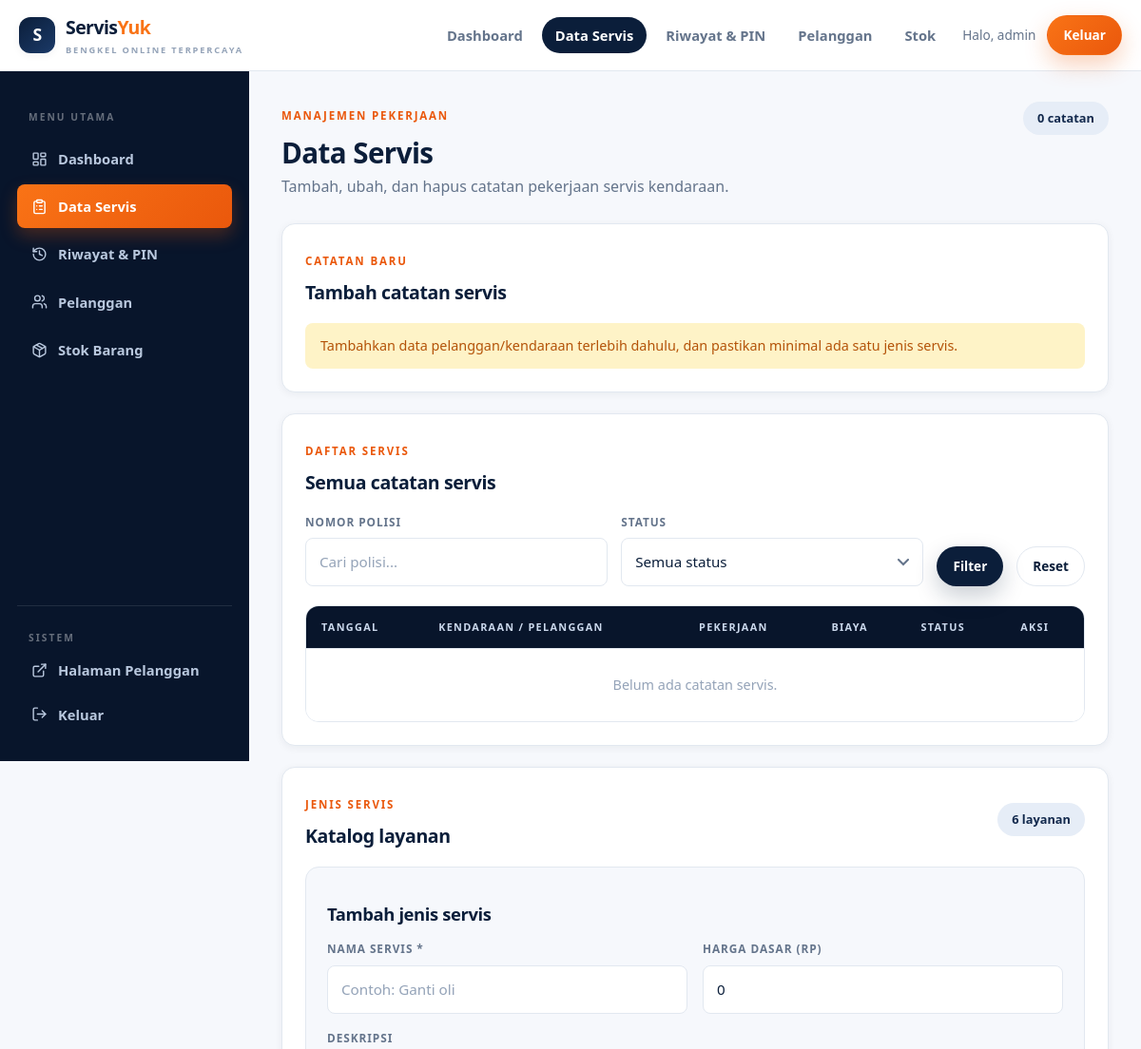
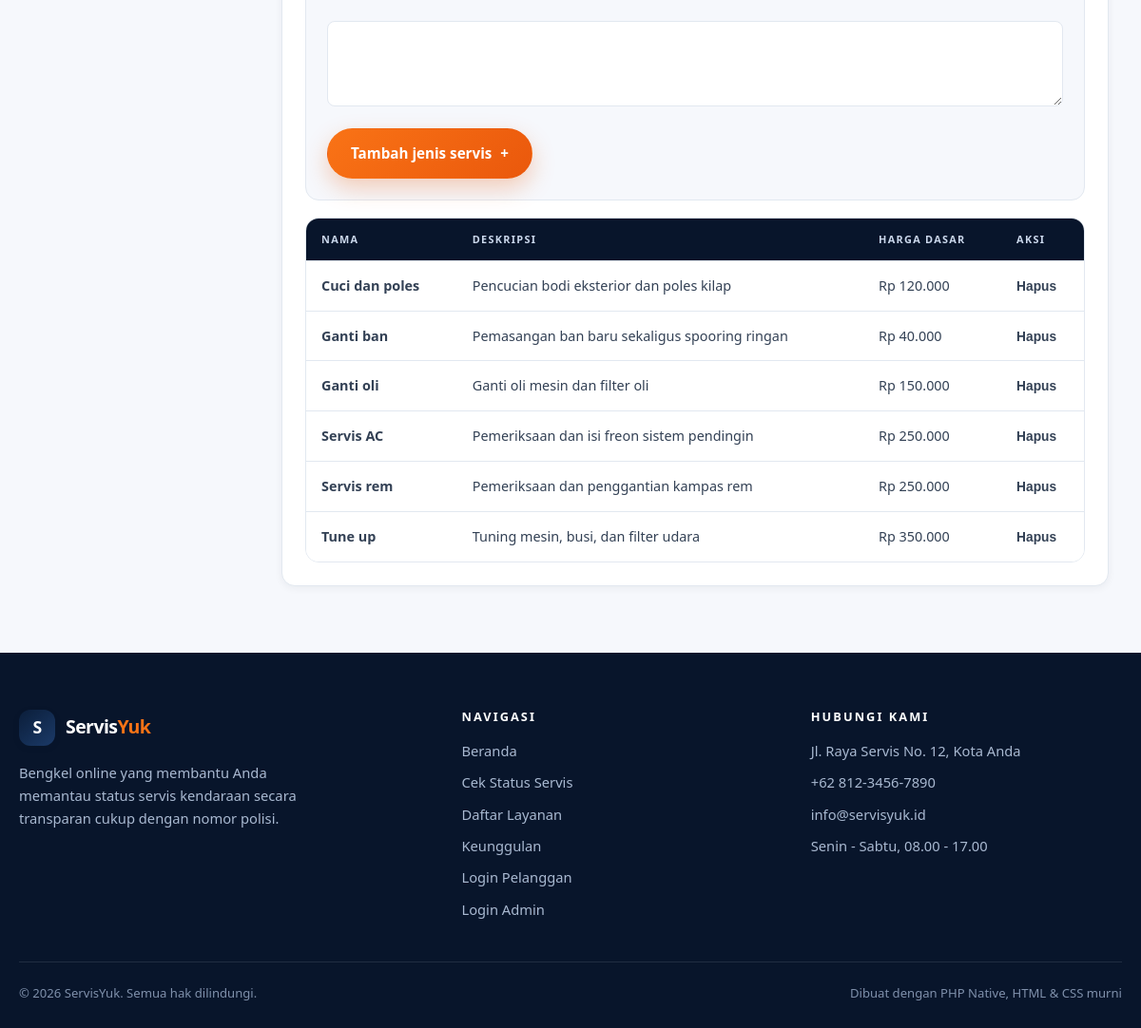
Screenshot of /backend/admin/servis.php (signed in) with the database file from the repository (2 pictures, top to bottom).
### tables this page shows
CREATE TABLE IF NOT EXISTS service_types (
 id INT UNSIGNED AUTO_INCREMENT PRIMARY KEY,
 name VARCHAR(100) NOT NULL,
 description TEXT DEFAULT NULL,
 base_price DECIMAL(12,2) NOT NULL DEFAULT 0,
 created_at TIMESTAMP DEFAULT CURRENT_TIMESTAMP,
 UNIQUE KEY unique_service_type_name (name)
);

### backend/includes/functions.php (called while the page is built, shortened)
<?php
require_once __DIR__ . '/icons.php';
function e(mixed $value): string
{
    return htmlspecialchars((string) ($value ?? ''), ENT_QUOTES | ENT_SUBSTITUTE, 'UTF-8');
}
function rupiah(float|int|string|null $amount): string
{
    return 'Rp ' . number_format((float) $amount, 0, ',', '.');
}

### backend/admin/servis.php (the view, shortened to what this page needs)
<?php
require_once __DIR__ . '/../includes/functions.php';
$pdo = db();
$filterStatus = (string) ($_GET['status'] ?? '');
$filterPlate = strtoupper(trim((string) ($_GET['plate'] ?? '')));
$vehicles = $pdo->query(
    'SELECT v.id, v.plate_number, v.brand, v.model, c.name AS customer_name
     FROM vehicles v JOIN customers c ON c.id = v.customer_id
     ORDER BY v.plate_number'
)->fetchAll();
$serviceTypes = $pdo->query('SELECT id, name, description, base_price FROM service_types ORDER BY name')->fetchAll();
$sql = 'SELECT sr.id, sr.vehicle_id, sr.service_type_id, sr.description, sr.status, sr.service_date, sr.cost,
               v.plate_number, c.name AS customer_name, st.name AS service_name
        FROM service_records sr
        JOIN vehicles v ON v.id = sr.vehicle_id
        JOIN customers c ON c.id = v.customer_id
        LEFT JOIN service_types st ON st.id = sr.service_type_id';
$bindings = [];
$sql .= ' ORDER BY sr.service_date DESC, sr.id DESC';
$statement = $pdo->prepare($sql);
$statement->execute($bindings);
$records = $statement->fetchAll();
$editing = null;
$adminView = true;
$currentPage = 'servis';
require __DIR__ . '/../includes/header.php';
?>
<div class="dashboard-shell">
<?php require __DIR__ . '/includes/sidebar.php'; ?>
<div class="dashboard-content">
    <div class="dashboard-topline">
        <div>
            <span class="eyebrow">MANAJEMEN PEKERJAAN</span>
            <h1>Data Servis</h1>
            <p>Tambah, ubah, dan hapus catatan pekerjaan servis kendaraan.</p>
        </div>
        <span class="date-chip"><?= count($records) ?> catatan</span>
    </div>
    <section class="admin-section" id="form-servis">
        <div class="section-heading">
            <div><span class="eyebrow"><?= $editing ? 'UBAH CATATAN' : 'CATATAN BARU' ?></span><h2><?= $editing ? 'Edit catatan servis' : 'Tambah catatan servis' ?></h2></div>
        </div>
        <?php if (!$vehicles || !$serviceTypes): ?>
            <div class="inline-note">Tambahkan data pelanggan/kendaraan terlebih dahulu, dan pastikan minimal ada satu jenis servis.</div>
        <?php endif; ?>
    </section>
    <section class="admin-section">
        <div class="section-heading">
            <div><span class="eyebrow">DAFTAR SERVIS</span><h2>Semua catatan servis</h2></div>
        </div>
        <form class="filter-bar" method="get">
            <div class="filter-item">
                <label for="filter-plate">NOMOR POLISI</label>
                <input class="text-input" id="filter-plate" name="plate" value="<?= e($filterPlate) ?>" placeholder="Cari polisi...">
            </div>
            <div class="filter-item">
                <label for="filter-status">STATUS</label>
                <select class="text-input" id="filter-status" name="status">
                    <option value="">Semua status</option>
                </select>
            </div>
            <button class="button button-navy button-sm" type="submit">Filter</button>
            <a class="button button-ghost button-sm" href="servis.php">Reset</a>
        </form>
        <div class="table-wrap">
            <table>
                <thead>
                    <tr>
                        <th>TANGGAL</th>
                        <th>KENDARAAN / PELANGGAN</th>
                        <th>PEKERJAAN</th>
                        <th>BIAYA</th>
                        <th>STATUS</th>
                        <th>AKSI</th>
                    </tr>
                </thead>
                <tbody>
                    <?php if (!$records): ?>
                        <tr><td colspan="6" class="table-empty">Belum ada catatan servis<?= $filterStatus || $filterPlate ? ' untuk filter ini' : '' ?>.</td></tr>
                    <?php endif; ?>
                </tbody>
            </table>
        </div>
    </section>
    <section class="admin-section">
        <div class="section-heading">
            <div><span class="eyebrow">JENIS SERVIS</span><h2>Katalog layanan</h2></div>
            <span class="count-chip"><?= count($serviceTypes) ?> layanan</span>
        </div>
        <form class="admin-form form-card" method="post">
            <h3>Tambah jenis servis</h3>
            <div class="form-grid">
                <div><label>NAMA SERVIS *</label><input class="text-input" name="service_type_name" placeholder="Contoh: Ganti oli" required></div>
                <div><label>HARGA DASAR (RP)</label><input class="text-input" name="base_price" type="number" min="0" step="1000" value="0"></div>
            </div>
            <label>DESKRIPSI</label>
            <textarea class="text-input" name="service_type_description" rows="2"></textarea>
            <button class="button button-primary" type="submit">Tambah jenis servis <span>+</span></button>
        </form>
        <div class="table-wrap" style="margin-top:18px">
            <table>
                <thead><tr><th>NAMA</th><th>DESKRIPSI</th><th>HARGA DASAR</th><th>AKSI</th></tr></thead>
                <tbody>
                    <?php foreach ($serviceTypes as $type): ?>
                        <tr>
                            <td><strong><?= e($type['name']) ?></strong></td>
                            <td><?= e($type['description'] ?: '—') ?></td>
                            <td><?= rupiah($type['base_price']) ?></td>
                            <td>
                                <form method="post" data-confirm="Hapus jenis servis ini?">
                                    <button class="text-button" type="submit" style="color:var(--red)">Hapus</button>
                                </form>
                            </td>
                        </tr>
                    <?php endforeach; ?>
                </tbody>
            </table>
        </div>
    </section>
</div>
</div>
<?php require __DIR__ . '/../includes/footer.php'; ?>

### backend/includes/header.php (shortened to what this page needs)
<?php
$adminView = $adminView ?? false;
$base = $adminView ? '../' : '';
$current = basename($_SERVER['SCRIPT_NAME']);
?>
<!doctype html>
<html lang="id">
<head>
    <link rel="stylesheet" href="<?= $base ?>assets/css/style.css">
</head>
<body>
<header class="site-header">
    <div class="container navbar">
        <a class="brand" href="<?= $base ?>index.php">
            <span class="brand-mark">S</span>
            <span>Servis<span class="brand-accent">Yuk</span><small>BENGKEL ONLINE TERPERCAYA</small></span>
        </a>
        <ul class="nav-menu">
            <?php if ($adminView && !empty($_SESSION['admin_id'])): ?>
                <li><a class="nav-link <?= $current === 'dashboard.php' ? 'active' : '' ?>" href="dashboard.php">Dashboard</a></li>
                <li><a class="nav-link <?= $current === 'servis.php' ? 'active' : '' ?>" href="servis.php">Data Servis</a></li>
                <li><a class="nav-link <?= $current === 'riwayat.php' ? 'active' : '' ?>" href="riwayat.php">Riwayat &amp; PIN</a></li>
                <li><a class="nav-link <?= $current === 'pelanggan.php' ? 'active' : '' ?>" href="pelanggan.php">Pelanggan</a></li>
                <li><a class="nav-link <?= $current === 'stok.php' ? 'active' : '' ?>" href="stok.php">Stok</a></li>
                <li class="nav-cta">
                    <span class="admin-greeting">Halo, <?= e($_SESSION['admin_name'] ?? $_SESSION['admin_username'] ?? 'Admin') ?></span>
                    <a class="button button-primary button-sm" href="logout.php">Keluar</a>
                </li>
            <?php endif; ?>
        </ul>
    </div>
</header>
<main>

### backend/admin/includes/sidebar.php
<?php
$currentPage = $currentPage ?? 'dashboard';
$menu = [
    'dashboard' => ['dashboard.php', 'layout-dashboard', 'Dashboard'],
    'servis' => ['servis.php', 'clipboard-list', 'Data Servis'],
    'riwayat' => ['riwayat.php', 'history', 'Riwayat &amp; PIN'],
    'pelanggan' => ['pelanggan.php', 'users', 'Pelanggan'],
    'stok' => ['stok.php', 'package', 'Stok Barang'],
];
?>
<aside class="dashboard-sidebar">
    <span class="sidebar-label">MENU UTAMA</span>
    <?php foreach ($menu as $key => $item): ?>
        <a class="sidebar-link <?= $currentPage === $key ? 'active' : '' ?>" href="<?= $item[0] ?>">
            <span><?= icon($item[1]) ?></span> <?= $item[2] ?>
        </a>
    <?php endforeach; ?>
    <div class="sidebar-bottom">
        <span class="sidebar-label">SISTEM</span>
        <a class="sidebar-link" href="../index.php"><span><?= icon('external-link') ?></span> Halaman Pelanggan</a>
        <a class="sidebar-link" href="logout.php"><span><?= icon('log-out') ?></span> Keluar</a>
    </div>
</aside>

### backend/includes/icons.php (shortened to what this page needs)
<?php
function icon(string $name, string $class = ''): string
{
    $name = preg_replace('/[^a-z0-9-]/', '', strtolower($name)) ?? '';
    $class = $class !== '' ? ' icon ' . trim($class) : ' icon';
    return '<svg class="' . trim($class) . '" aria-hidden="true" focusable="false">'
        . '<use href="#ic-' . $name . '"></use></svg>';
}

### backend/includes/footer.php (shortened to what this page needs)
<?php
$adminView = $adminView ?? false;
$base = $adminView ? '../' : '';
$adminBase = $adminView ? '' : 'backend/admin/';
$root = $adminView ? '../../' : '';
?>
</main>
<footer class="site-footer" id="kontak">
    <div class="container">
        <div class="footer-top">
            <div class="footer-brand">
                <a class="brand" href="<?= $base ?>index.php">
                    <span class="brand-mark">S</span>
                    <span>Servis<span class="brand-accent">Yuk</span></span>
                </a>
                <p class="footer-about">Bengkel online yang membantu Anda memantau status servis kendaraan secara transparan cukup dengan nomor polisi.</p>
            </div>
            <div class="footer-col">
                <h4>Navigasi</h4>
                <ul>
                    <li><a href="<?= $base ?>index.php">Beranda</a></li>
                    <li><a href="<?= $base ?>cek-status.php">Cek Status Servis</a></li>
                    <li><a href="<?= $base ?>index.php#layanan">Daftar Layanan</a></li>
                    <li><a href="<?= $base ?>index.php#keunggulan">Keunggulan</a></li>
                    <li><a href="<?= $root ?>login-pelanggan.php">Login Pelanggan</a></li>
                    <li><a href="<?= $adminBase ?>login.php">Login Admin</a></li>
                </ul>
            </div>
            <div class="footer-col">
                <h4>Hubungi Kami</h4>
                <ul>
                    <li>Jl. Raya Servis No. 12, Kota Anda</li>
                    <li><a href="tel:+6281234567890">+62 812-3456-7890</a></li>
                    <li><a href="mailto:info@servisyuk.id">info@servisyuk.id</a></li>
                    <li>Senin - Sabtu, 08.00 - 17.00</li>
                </ul>
            </div>
        </div>
        <div class="footer-bottom">
            <span>&copy; <?= date('Y') ?> <?= APP_NAME ?>. Semua hak dilindungi.</span>
            <span>Dibuat dengan PHP Native, HTML &amp; CSS murni</span>
        </div>
    </div>
</footer>
</body>
</html>

### rows the page displays
service_types: name "Cuci dan poles", description "Pencucian bodi eksterior dan poles kilap", base_price "Rp 120.000"
service_types: name "Ganti ban", description "Pemasangan ban baru sekaligus spooring ringan", base_price "Rp 40.000"
service_types: name "Ganti oli", description "Ganti oli mesin dan filter oli", base_price "Rp 150.000"
service_types: name "Servis AC", description "Pemeriksaan dan isi freon sistem pendingin", base_price "Rp 250.000"
service_types: name "Servis rem", description "Pemeriksaan dan penggantian kampas rem", base_price "Rp 250.000"
service_types: name "Tune up", description "Tuning mesin, busi, dan filter udara", base_price "Rp 350.000"

### other values shown
$_SESSION['admin_name'] "admin"
$item[2] "Dashboard"
$item[2] "Data Servis"
$item[2] "Riwayat & PIN"
$item[2] "Pelanggan"
$item[2] "Stok Barang"
count($records) "0"
count($serviceTypes) "6"
APP_NAME "ServisYuk"
